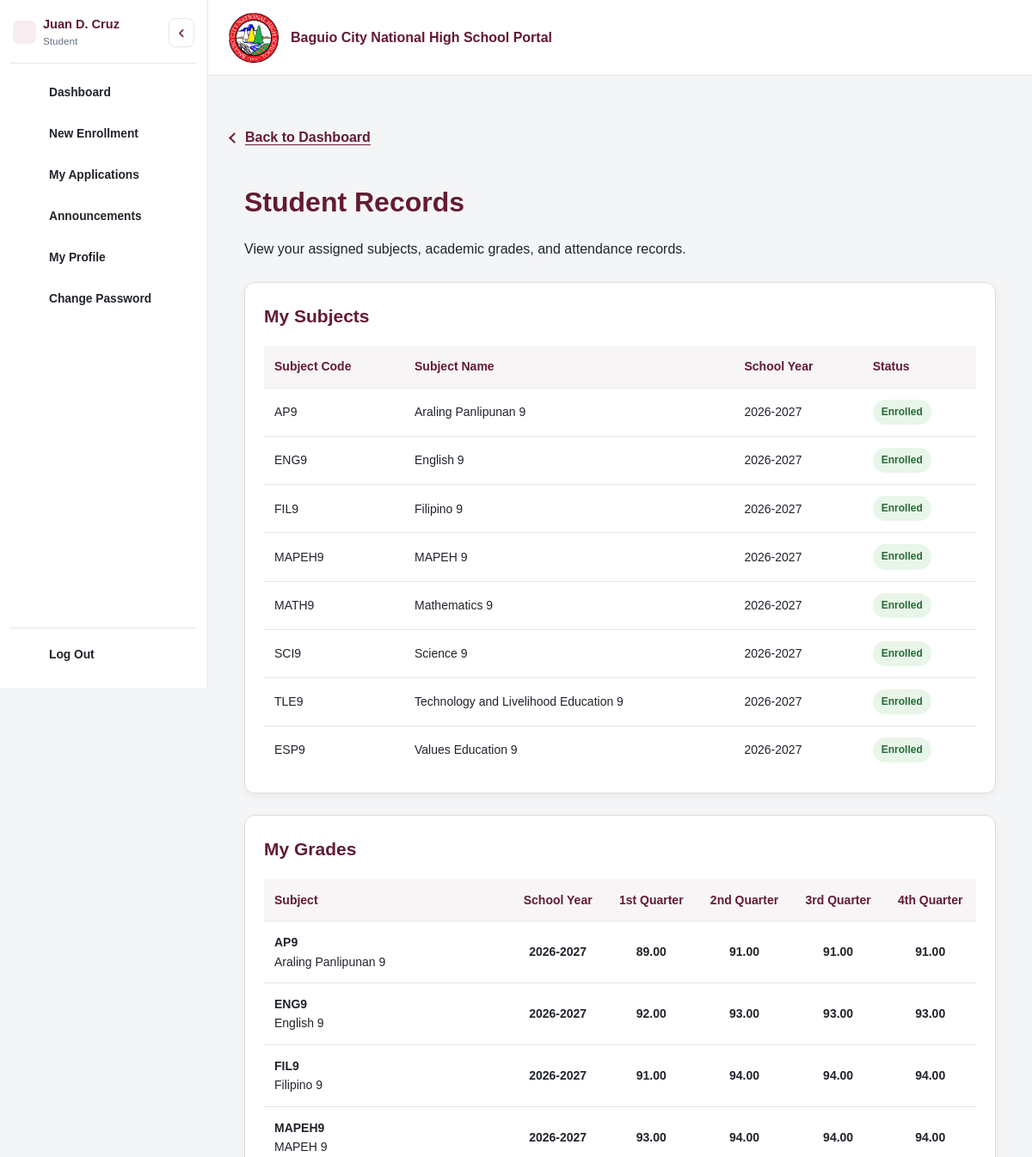
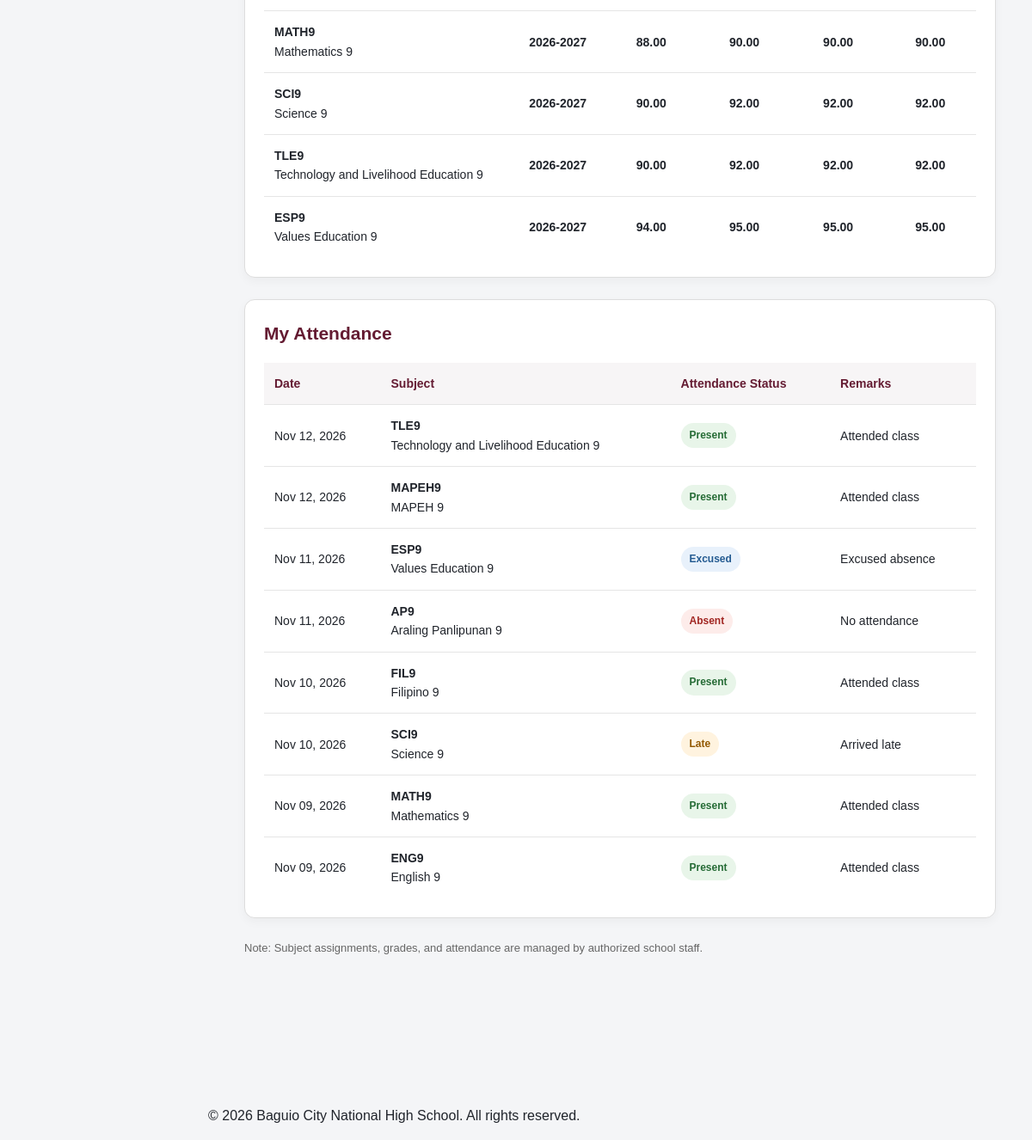
Page /student/records.php (signed in) on the committed database (2 pictures, top to bottom).
### tables this page shows
CREATE TABLE `students` (
  `student_id` int(10) UNSIGNED NOT NULL,
  `user_id` int(10) UNSIGNED NOT NULL,
  `lrn` varchar(20) DEFAULT NULL,
  `first_name` varchar(100) NOT NULL,
  `middle_name` varchar(100) DEFAULT NULL,
  `last_name` varchar(100) NOT NULL,
  `birth_date` date DEFAULT NULL,
  `birthplace` varchar(150) DEFAULT NULL,
  `sex` enum('Male','Female','Prefer not to say') DEFAULT NULL,
  `civil_status` varchar(40) DEFAULT NULL,
  `nationality` varchar(80) DEFAULT NULL,
  `religion` varchar(100) DEFAULT NULL,
  `indigenous_people_status` enum('Yes','No') DEFAULT NULL,
  `indigenous_people_group` varchar(150) DEFAULT NULL,
  `is_pwd` enum('Yes','No') DEFAULT NULL,
  `disability_details` varchar(255) DEFAULT NULL,
  `contact_number` varchar(30) DEFAULT NULL,
  `current_address` text DEFAULT NULL,
  `permanent_address` text DEFAULT NULL,
  `current_grade_level_id` int(10) UNSIGNED DEFAULT NULL,
  `current_section_id` int(10) UNSIGNED DEFAULT NULL,
  `readmission_status` enum('Eligible','Not Eligible') NOT NULL DEFAULT 'Eligible',
  `created_at` timestamp NOT NULL DEFAULT current_timestamp(),
  `updated_at` timestamp NULL DEFAULT NULL ON UPDATE current_timestamp()
);

CREATE TABLE `student_subject_enrollments` (
  `subject_enrollment_id` int(10) UNSIGNED NOT NULL,
  `student_id` int(10) UNSIGNED NOT NULL,
  `subject_id` int(10) UNSIGNED NOT NULL,
  `school_year_id` int(10) UNSIGNED NOT NULL,
  `enrollment_status` enum('Enrolled','Dropped','Completed') NOT NULL DEFAULT 'Enrolled',
  `assigned_by` int(10) UNSIGNED DEFAULT NULL,
  `assigned_at` timestamp NOT NULL DEFAULT current_timestamp()
);

CREATE TABLE `subjects` (
  `subject_id` int(10) UNSIGNED NOT NULL,
  `subject_code` varchar(30) NOT NULL,
  `subject_name` varchar(150) NOT NULL,
  `grade_level_id` int(10) UNSIGNED NOT NULL
);

CREATE TABLE `school_years` (
  `school_year_id` int(10) UNSIGNED NOT NULL,
  `school_year` varchar(20) NOT NULL,
  `start_date` date DEFAULT NULL,
  `end_date` date DEFAULT NULL,
  `status` enum('Active','Inactive','Completed') NOT NULL DEFAULT 'Inactive'
);

CREATE TABLE `attendance_records` (
  `attendance_id` int(10) UNSIGNED NOT NULL,
  `student_id` int(10) UNSIGNED NOT NULL,
  `subject_id` int(10) UNSIGNED DEFAULT NULL,
  `attendance_date` date NOT NULL,
  `attendance_status` enum('Present','Absent','Late','Excused') NOT NULL,
  `remarks` text DEFAULT NULL,
  `recorded_by` int(10) UNSIGNED DEFAULT NULL
);

### includes/functions.php (called while the page is built, shortened)
<?php
function e(?string $value): string
{
    return htmlspecialchars($value ?? '', ENT_QUOTES, 'UTF-8');
}
function current_user(): ?array
{
    return $_SESSION['user'] ?? null;
}

### student/records.php (the view, shortened to what this page needs)
<?php
require_once __DIR__ . '/../includes/bootstrap.php';
$user = current_user();
$studentStmt = $pdo->prepare("
    SELECT student_id, first_name, middle_name, last_name
    FROM students
    WHERE user_id = :user_id
    LIMIT 1
");
$studentStmt->execute([
    'user_id' => $user['user_id']
]);
$student = $studentStmt->fetch();
$studentId = (int) $student['student_id'];
$subjectStmt = $pdo->prepare("
    SELECT
        s.subject_id,
        s.subject_code,
        s.subject_name,
        se.enrollment_status,
        sy.school_year
    FROM student_subject_enrollments se
    INNER JOIN subjects s
        ON se.subject_id = s.subject_id
    INNER JOIN school_years sy
        ON se.school_year_id = sy.school_year_id
    WHERE se.student_id = :student_id
    ORDER BY sy.school_year DESC, s.subject_name ASC
");
$subjectStmt->execute([
    'student_id' => $studentId
]);
$subjects = $subjectStmt->fetchAll();
$gradeStmt = $pdo->prepare("
    SELECT
        s.subject_id,
        s.subject_code,
        s.subject_name,
        sy.school_year,
        MAX(CASE
            WHEN ar.grading_period = 'First Quarter'
            THEN ar.grade
        END) AS first_quarter,
        MAX(CASE
            WHEN ar.grading_period = 'Second Quarter'
            THEN ar.grade
        END) AS second_quarter,
        MAX(CASE
            WHEN ar.grading_period = 'Third Quarter'
            THEN ar.grade
        END) AS third_quarter,
        MAX(CASE
            WHEN ar.grading_period = 'Fourth Quarter'
            THEN ar.grade
        END) AS fourth_quarter
    FROM academic_records ar
    INNER JOIN subjects s
        ON ar.subject_id = s.subject_id
    INNER JOIN school_years sy
        ON ar.school_year_id = sy.school_year_id
    WHERE ar.student_id = :student_id
    GROUP BY
        s.subject_id,
        s.subject_code,
        s.subject_name,
        sy.school_year_id,
        sy.school_year
    ORDER BY sy.school_year DESC, s.subject_name ASC
");
$gradeStmt->execute([
    'student_id' => $studentId
]);
$grades = $gradeStmt->fetchAll();
$attendanceStmt = $pdo->prepare("
    SELECT
        a.attendance_date,
        a.attendance_status,
        a.remarks,
        s.subject_code,
        s.subject_name
    FROM attendance_records a
    LEFT JOIN subjects s
        ON a.subject_id = s.subject_id
    WHERE a.student_id = :student_id
    ORDER BY a.attendance_date DESC, a.attendance_id DESC
");
$attendanceStmt->execute([
    'student_id' => $studentId
]);
$attendance = $attendanceStmt->fetchAll();
function record_status_class(string $status): string
{
    return match ($status) {
        'Enrolled', 'Present', 'Completed' => 'status-success',
        'Dropped', 'Absent' => 'status-danger',
        'Late' => 'status-warning',
        'Excused' => 'status-info',
        default => 'status-neutral',
    };
}
function display_grade(mixed $grade): string
{
    return $grade !== null
        ? number_format((float) $grade, 2)
        : '—';
}
require_once __DIR__ . '/../includes/header.php';
?>
<div class="portal-back-row">
    <a href="<?= BASE_URL ?>/student/dashboard.php"
    class="portal-back-link">
    Back to Dashboard
    </a>
</div>
<main class="records-page">
    <div class="records-heading">
        <h1>Student Records</h1>
        <p>
            View your assigned subjects, academic grades,
            and attendance records.
        </p>
    </div>
    <section class="records-card">
        <h2>My Subjects</h2>
        <?php if ($subjects): ?>
            <div class="records-table-wrapper">
                <table class="records-table">
                    <thead>
                        <tr>
                            <th>Subject Code</th>
                            <th>Subject Name</th>
                            <th>School Year</th>
                            <th>Status</th>
                        </tr>
                    </thead>
                    <tbody>
                        <?php foreach ($subjects as $subject): ?>
                            <tr>
                                <td><?= e($subject['subject_code']) ?></td>
                                <td><?= e($subject['subject_name']) ?></td>
                                <td><?= e($subject['school_year']) ?></td>
                                <td>
                                    <span class="record-status <?= e(record_status_class($subject['enrollment_status'])) ?>">
                                        <?= e($subject['enrollment_status']) ?>
                                    </span>
                                </td>
                            </tr>
                        <?php endforeach; ?>
                    </tbody>
                </table>
            </div>
        <?php endif; ?>
    </section>
    <section class="records-card">
        <h2>My Grades</h2>
        <?php if ($grades): ?>
            <div class="records-table-wrapper">
                <table class="records-table grades-table">
                    <thead>
                        <tr>
                            <th>Subject</th>
                            <th>School Year</th>
                            <th>1st Quarter</th>
                            <th>2nd Quarter</th>
                            <th>3rd Quarter</th>
                            <th>4th Quarter</th>
                        </tr>
                    </thead>
                    <tbody>
                        <?php foreach ($grades as $grade): ?>
                            <tr>
                                <td>
                                    <strong><?= e($grade['subject_code']) ?></strong><br>
                                    <?= e($grade['subject_name']) ?>
                                </td>
                                <td><?= e($grade['school_year']) ?></td>
                                <td><?= e(display_grade($grade['first_quarter'])) ?></td>
                                <td><?= e(display_grade($grade['second_quarter'])) ?></td>
                                <td><?= e(display_grade($grade['third_quarter'])) ?></td>
                                <td><?= e(display_grade($grade['fourth_quarter'])) ?></td>
                            </tr>
                        <?php endforeach; ?>
                    </tbody>
                </table>
            </div>
        <?php endif; ?>
    </section>
    <section class="records-card">
        <h2>My Attendance</h2>
        <?php if ($attendance): ?>
            <div class="records-table-wrapper">
                <table class="records-table">
                    <thead>
                        <tr>
                            <th>Date</th>
                            <th>Subject</th>
                            <th>Attendance Status</th>
                            <th>Remarks</th>
                        </tr>
                    </thead>
                    <tbody>
                        <?php foreach ($attendance as $record): ?>
                            <tr>
                                <td>
                                    <?= e(date('M d, Y', strtotime($record['attendance_date']))) ?>
                                </td>
                                <td>
                                    <?php if ($record['subject_name']): ?>
                                        <strong><?= e($record['subject_code']) ?></strong><br>
                                        <?= e($record['subject_name']) ?>
                                    <?php else: ?>
                                        General Attendance
                                    <?php endif; ?>
                                </td>
                                <td>
                                    <span class="record-status <?= e(record_status_class($record['attendance_status'])) ?>">
                                        <?= e($record['attendance_status']) ?>
                                    </span>
                                </td>
                                <td><?= e($record['remarks'] ?? '—') ?></td>
                            </tr>
                        <?php endforeach; ?>
                    </tbody>
                </table>
            </div>
        <?php endif; ?>
    </section>
    <p class="records-note">
        Note: Subject assignments, grades, and attendance are managed by authorized school staff.
    </p>
</main>
<?php require_once __DIR__ . '/../includes/footer.php'; ?>

### includes/sidebar.php (shortened to what this page needs)
<?php
$sidebarUser = $user ?? current_user();
$sidebarRole = $sidebarUser['role_name'] ?? '';
$sidebarUserId = (int) ($sidebarUser['user_id'] ?? 0);
$sidebarPage = basename($_SERVER['PHP_SELF'] ?? '');
$sidebarRoleIcon = match ($sidebarRole) {
    'School Registrar' => 'student-record',
    'Student' => 'graduation',
    'Teacher' => 'subject',
    'System Administrator' => 'shield',
    'Scholarship Coordinator' => 'award',
    'Enrollment Committee' => 'users',
    default => null
};
$sidebarLinks = [];
$sidebarHeading = 'Navigation';
$sidebarDisplayName = '';
if ($sidebarRole === 'Student' && $sidebarUserId > 0) {
    $nameQuery = $pdo->prepare('SELECT first_name, middle_name, last_name FROM students WHERE user_id = :user_id LIMIT 1');
    $nameQuery->execute(['user_id' => $sidebarUserId]);
    $profileName = $nameQuery->fetch(PDO::FETCH_ASSOC);
    if ($profileName) {
        $middleInitial = '';
        if (!empty($profileName['middle_name'])) {
            $middleName = trim($profileName['middle_name']);
            $middleInitial = (function_exists('mb_substr') ? mb_substr($middleName, 0, 1, 'UTF-8') : substr($middleName, 0, 1)) . '.';
        }
        $sidebarDisplayName = trim($profileName['first_name'] . ' ' . ($middleInitial !== '' ? $middleInitial . ' ' : '') . $profileName['last_name']);
    }
}
$sidebarAdd = static function (string $label, string $url, string $page, string $icon) use (&$sidebarLinks): void {
    $sidebarLinks[] = ['label' => $label, 'url' => $url, 'pages' => [$page], 'icon' => $icon];
};
if ($sidebarRole === 'System Administrator') {
    $sidebarHeading = 'System Administrator';
    $sidebarAdd('Dashboard', '/admin/dashboard.php', 'dashboard.php', 'dashboard');
    $sidebarAdd('User Management', '/admin/user_management.php', 'user_management.php', 'users');
    $sidebarAdd('Student Records', '/admin/student_records.php', 'student_records.php', 'student-record');
    $sidebarAdd('Teacher and Staff Records', '/admin/staff_records.php', 'staff_records.php', 'staff-record');
} elseif ($sidebarRole === 'Student') {
    $sidebarHeading = $sidebarDisplayName;
} else {
    $sidebarAdd('Home', '/index.php', 'index.php', 'dashboard');
    $sidebarAdd('Announcements', '/announcements.php', 'announcements.php', 'announcement');
    $sidebarAdd('Log In', '/login.php', 'login.php', 'profile');
    $sidebarAdd('How to Register?', '/register.php', 'register.php', 'new-enrollment');
}
$sidebarRelatedPages = [
    'enrollment_review.php' => ['review_application.php'],
    'my_applications.php' => ['edit_enrollment.php', 'scholarship_application.php'],
    'scholarship_programs.php' => ['add_scholarship_program.php', 'edit_scholarship_program.php'],
    'student_records.php' => ['student_records_report.php'],
    'staff_records.php' => ['staff_records_report.php'],
];
?>
<aside class="main-sidebar" id="mainSidebar" aria-label="Portal menu" aria-hidden="true" inert>
    <div class="main-sidebar-header sidebar-heading">
        <div class="sidebar-role-identity">
            <?php if ($sidebarRoleIcon): ?>
                <span class="sidebar-nav-icon sidebar-role-icon" aria-hidden="true"><?= $sidebarIcons[$sidebarRoleIcon] ?></span>
            <?php endif; ?>
            <div class="sidebar-identity-text">
                <h2><?= e($sidebarHeading) ?></h2>
                <?php if ($sidebarUser && $sidebarHeading !== $sidebarRole): ?>
                    <p><?= e($sidebarRole) ?></p>
                <?php endif; ?>
            </div>
        </div>
        <button type="button" class="sidebar-compact-toggle" id="sidebarCompactToggle"
                aria-label="Collapse navigation" title="Collapse navigation"
                aria-controls="portalNavigationLinks" aria-expanded="true">
            <span aria-hidden="true">&lsaquo;</span>
        </button>
    </div>
    <nav class="main-sidebar-nav" id="portalNavigationLinks" aria-label="Portal navigation">
        <?php foreach ($sidebarLinks as $link): ?>
            <?php
            $sidebarLinkPage = $link['pages'][0];
            $isCurrentPage = $sidebarPage === $sidebarLinkPage;
            $isActive = $isCurrentPage || in_array($sidebarPage, $sidebarRelatedPages[$sidebarLinkPage] ?? [], true);
            ?>
            <a href="<?= BASE_URL . $link['url'] ?>" class="sidebar-nav-link <?= $isActive ? 'active' : '' ?>"
               aria-label="<?= e($link['label']) ?>" title="<?= e($link['label']) ?>"
               <?= $isActive ? 'aria-current="' . ($isCurrentPage ? 'page' : 'location') . '"' : '' ?>>
                <span class="sidebar-nav-icon"><?= $sidebarIcons[$link['icon']] ?></span>
                <span class="sidebar-nav-text"><?= e($link['label']) ?></span>
            </a>
        <?php endforeach; ?>
    </nav>
    <?php if ($sidebarUser): ?>
        <div class="main-sidebar-footer">
            <a href="#" class="nav-logout" data-logout-trigger aria-label="Log Out" title="Log Out">
                <span class="sidebar-nav-icon"><?= $sidebarIcons['logout'] ?></span>
                <span class="sidebar-nav-text">Log Out</span>
            </a>
        </div>
    <?php endif; ?>
</aside>

### rows in the picture
students: sidebarHeading "Juan D. Cruz"
student_subject_enrollments: subject.subject_code "AP9", subject.subject_name "Araling Panlipunan 9", school_year.school_year "2026-2027", enrollment_status "Enrolled"
student_subject_enrollments: subject.subject_code "ENG9", subject.subject_name "English 9", school_year.school_year "2026-2027", enrollment_status "Enrolled"
student_subject_enrollments: subject.subject_code "FIL9", subject.subject_name "Filipino 9", school_year.school_year "2026-2027", enrollment_status "Enrolled"
student_subject_enrollments: subject.subject_code "MAPEH9", subject.subject_name "MAPEH 9", school_year.school_year "2026-2027", enrollment_status "Enrolled"
student_subject_enrollments: subject.subject_code "MATH9", subject.subject_name "Mathematics 9", school_year.school_year "2026-2027", enrollment_status "Enrolled"
student_subject_enrollments: subject.subject_code "SCI9", subject.subject_name "Science 9", school_year.school_year "2026-2027", enrollment_status "Enrolled"
student_subject_enrollments: subject.subject_code "TLE9", subject.subject_name "Technology and Livelihood Education 9", school_year.school_year "2026-2027", enrollment_status "Enrolled"
student_subject_enrollments: subject.subject_code "ESP9", subject.subject_name "Values Education 9", school_year.school_year "2026-2027", enrollment_status "Enrolled"
subjects: subject_code "AP9", subject_name "Araling Panlipunan 9", school_year "2026-2027", first_quarter "89.00", second_quarter "91.00", third_quarter "91.00", fourth_quarter "91.00"
subjects: subject_code "ENG9", subject_name "English 9", school_year "2026-2027", first_quarter "92.00", second_quarter "93.00", third_quarter "93.00", fourth_quarter "93.00"
subjects: subject_code "FIL9", subject_name "Filipino 9", school_year "2026-2027", first_quarter "91.00", second_quarter "94.00", third_quarter "94.00", fourth_quarter "94.00"
subjects: subject_code "MAPEH9", subject_name "MAPEH 9", school_year "2026-2027", first_quarter "93.00", second_quarter "94.00", third_quarter "94.00", fourth_quarter "94.00"
subjects: subject_code "MATH9", subject_name "Mathematics 9", school_year "2026-2027", first_quarter "88.00", second_quarter "90.00", third_quarter "90.00", fourth_quarter "90.00"
subjects: subject_code "SCI9", subject_name "Science 9", school_year "2026-2027", first_quarter "90.00", second_quarter "92.00", third_quarter "92.00", fourth_quarter "92.00"
subjects: subject_code "TLE9", subject_name "Technology and Livelihood Education 9", school_year "2026-2027", first_quarter "90.00", second_quarter "92.00", third_quarter "92.00", fourth_quarter "92.00"
subjects: subject_code "ESP9", subject_name "Values Education 9", school_year "2026-2027", first_quarter "94.00", second_quarter "95.00", third_quarter "95.00", fourth_quarter "95.00"
attendance_records: attendance_date "Nov 12, 2026", subject.subject_code "TLE9", subject.subject_name "Technology and Livelihood Education 9", attendance_status "Present", remarks "Attended class"
attendance_records: attendance_date "Nov 12, 2026", subject.subject_code "MAPEH9", subject.subject_name "MAPEH 9", attendance_status "Present", remarks "Attended class"
attendance_records: attendance_date "Nov 11, 2026", subject.subject_code "ESP9", subject.subject_name "Values Education 9", attendance_status "Excused", remarks "Excused absence"
attendance_records: attendance_date "Nov 11, 2026", subject.subject_code "AP9", subject.subject_name "Araling Panlipunan 9", attendance_status "Absent", remarks "No attendance"
attendance_records: attendance_date "Nov 10, 2026", subject.subject_code "FIL9", subject.subject_name "Filipino 9", attendance_status "Present", remarks "Attended class"
attendance_records: attendance_date "Nov 10, 2026", subject.subject_code "SCI9", subject.subject_name "Science 9", attendance_status "Late", remarks "Arrived late"
attendance_records: attendance_date "Nov 09, 2026", subject.subject_code "MATH9", subject.subject_name "Mathematics 9", attendance_status "Present", remarks "Attended class"
attendance_records: attendance_date "Nov 09, 2026", subject.subject_code "ENG9", subject.subject_name "English 9", attendance_status "Present", remarks "Attended class"

### other values in the picture
$sidebarRole "Student"
$link['label'] "Dashboard"
$link['label'] "New Enrollment"
$link['label'] "My Applications"
$link['label'] "Announcements"
$link['label'] "My Profile"
$link['label'] "Change Password"
